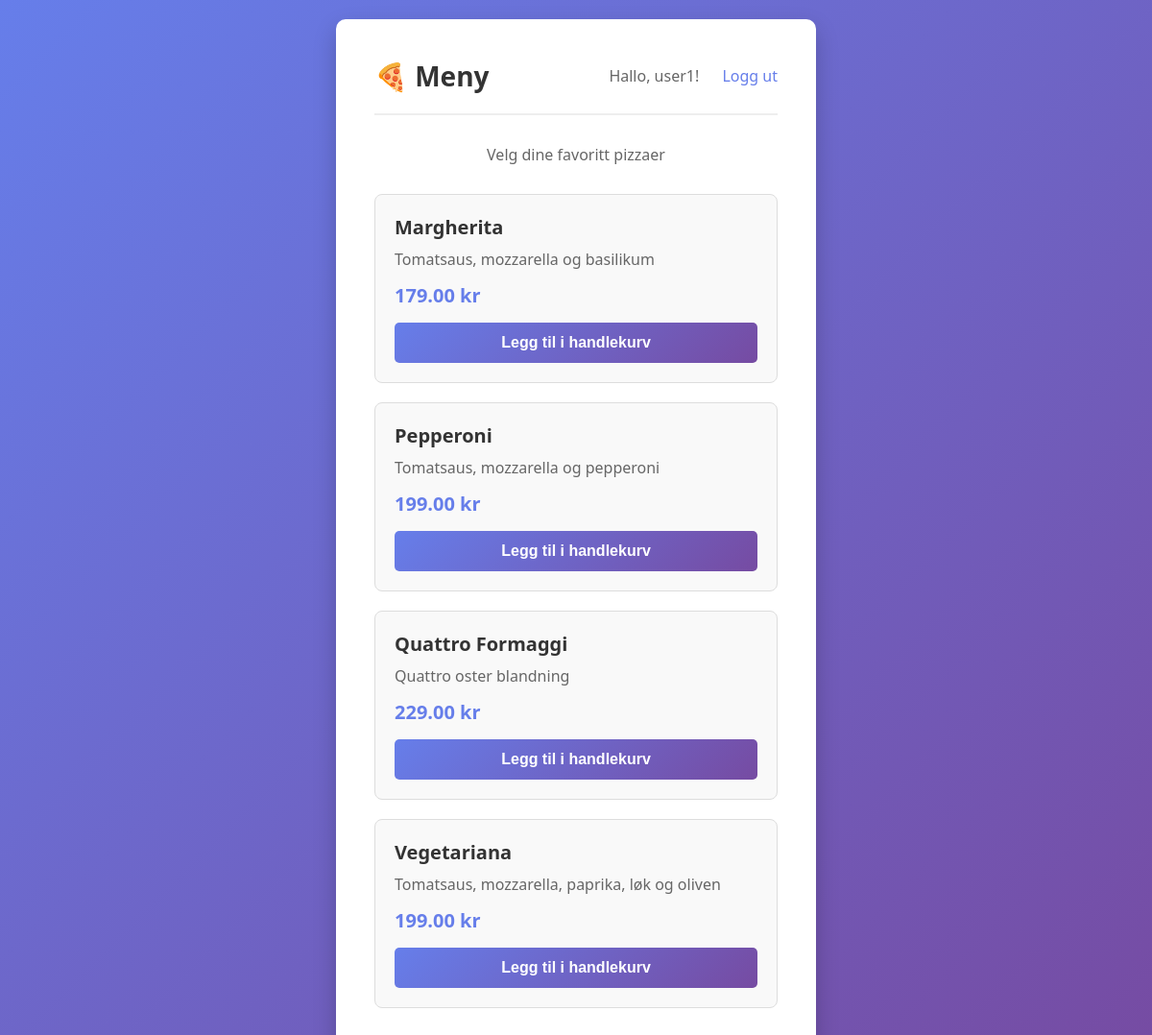
/menu (signed in), run on the app's committed database.
### tables this page shows
CREATE TABLE menu (id INTEGER PRIMARY KEY, name TEXT, description TEXT, price REAL);

### app.py (the view)
@app.route('/menu')
@login_required
def menu():
    with get_db() as conn:
        items = conn.execute('SELECT * FROM menu').fetchall()
    return render_template('menu.html', items=items)

### app.py (called while the page is built)
def get_db():
    os.makedirs('database', exist_ok=True)
    conn = sqlite3.connect(DATABASE)
    conn.row_factory = sqlite3.Row
    return conn

def login_required(f):
    @wraps(f)
    def wrap(*args, **kwargs):
        if 'username' not in session:
            return redirect(url_for('login'))
        return f(*args, **kwargs)
    return wrap

### app/templates/menu.html (shortened to what this page needs)
<!DOCTYPE html>
<html lang="no">
<head>
    <link rel="stylesheet" href="{{ url_for('static', filename='css/style.css') }}">
</head>
<body>
    <div class="container">
        <div class="header">
            <h1>🍕 Meny</h1>
            <div>
                <span style="color: #666; margin-right: 20px;">Hallo, {{ session.username }}!</span>
                <a href="{{ url_for('logout') }}" class="logout-link">Logg ut</a>
            </div>
        </div>
        <p style="color: #666; margin-bottom: 20px; text-align: center;">Velg dine favoritt pizzaer</p>
        <div class="menu-container">
            {% for item in items %}
                <div class="menu-item">
                    <h3>{{ item.name }}</h3>
                    <p>{{ item.description }}</p>
                    <div class="price">{{ "%.2f"|format(item.price) }} kr</div>
                    <button style="width: 100%;">Legg til i handlekurv</button>
                </div>
            {% endfor %}
        </div>
    </div>
</body>
</html>

### app/static/css/style.css (style rules this page uses)
* { margin: 0; padding: 0; box-sizing: border-box; }
body { font-family: 'Segoe UI', Tahoma, Geneva, Verdana, sans-serif; background: linear-gradient(135deg, #667eea 0%, #764ba2 100%); min-height: 100vh; display: flex; justify-content: center; align-items: center; padding: 20px; }
.container { background: white; padding: 40px; border-radius: 10px; box-shadow: 0 10px 25px rgba(0, 0, 0, 0.2); max-width: 500px; width: 100%; }
h1, h2 { color: #333; margin-bottom: 30px; text-align: center; font-size: 28px; }
button, .btn { background: linear-gradient(135deg, #667eea 0%, #764ba2 100%); color: white; padding: 12px 24px; border: none; border-radius: 5px; font-size: 16px; font-weight: 600; cursor: pointer; transition: transform 0.2s, box-shadow 0.2s; text-decoration: none; display: inline-block; text-align: center; }
.menu-container { display: grid; grid-template-columns: repeat(auto-fill, minmax(280px, 1fr)); gap: 20px; margin-top: 30px; }
.menu-item { background: #f9f9f9; border: 1px solid #ddd; padding: 20px; border-radius: 8px; transition: box-shadow 0.3s; }
.menu-item h3 { color: #333; margin-bottom: 8px; font-size: 20px; }
.menu-item p { color: #666; margin-bottom: 12px; line-height: 1.5; }
.menu-item .price { font-size: 20px; font-weight: bold; color: #667eea; margin-bottom: 15px; }
.header { display: flex; justify-content: space-between; align-items: center; margin-bottom: 30px; padding-bottom: 20px; border-bottom: 2px solid #eee; }
.header h1 { margin: 0; font-size: 28px; }
.header a { color: #667eea; text-decoration: none; font-weight: 500; }
.logout-link { color: #dc3545; text-decoration: none; }

### data on the page
menu: name "Margherita", description "Tomatsaus, mozzarella og basilikum", price "179.00"
menu: name "Pepperoni", description "Tomatsaus, mozzarella og pepperoni", price "199.00"
menu: name "Quattro Formaggi", description "Quattro oster blandning", price "229.00"
menu: name "Vegetariana", description "Tomatsaus, mozzarella, paprika, løk og oliven", price "199.00"

### other printed values
{{ session.username }} "user1"
